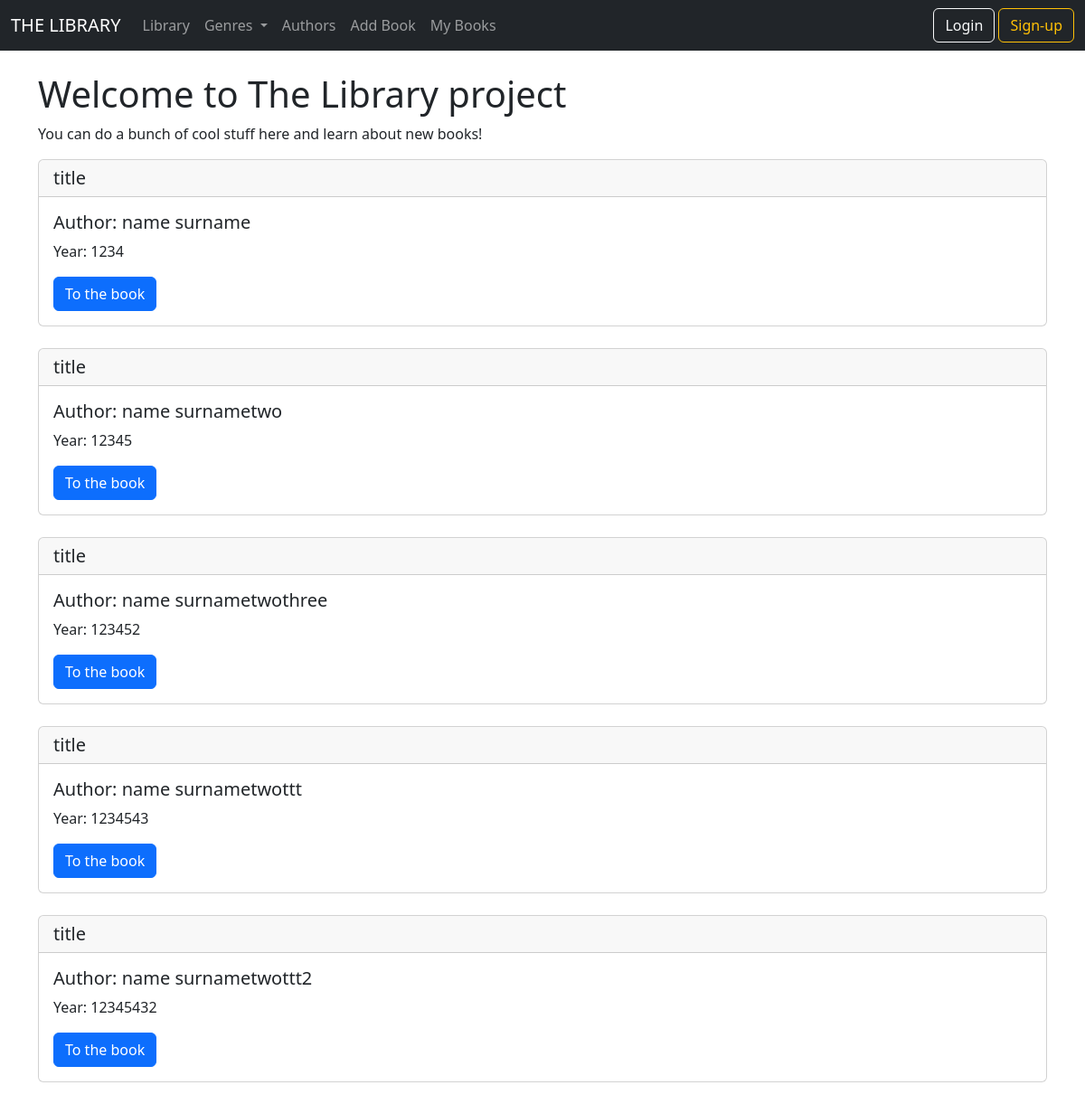
Page /home on the earlier database version.
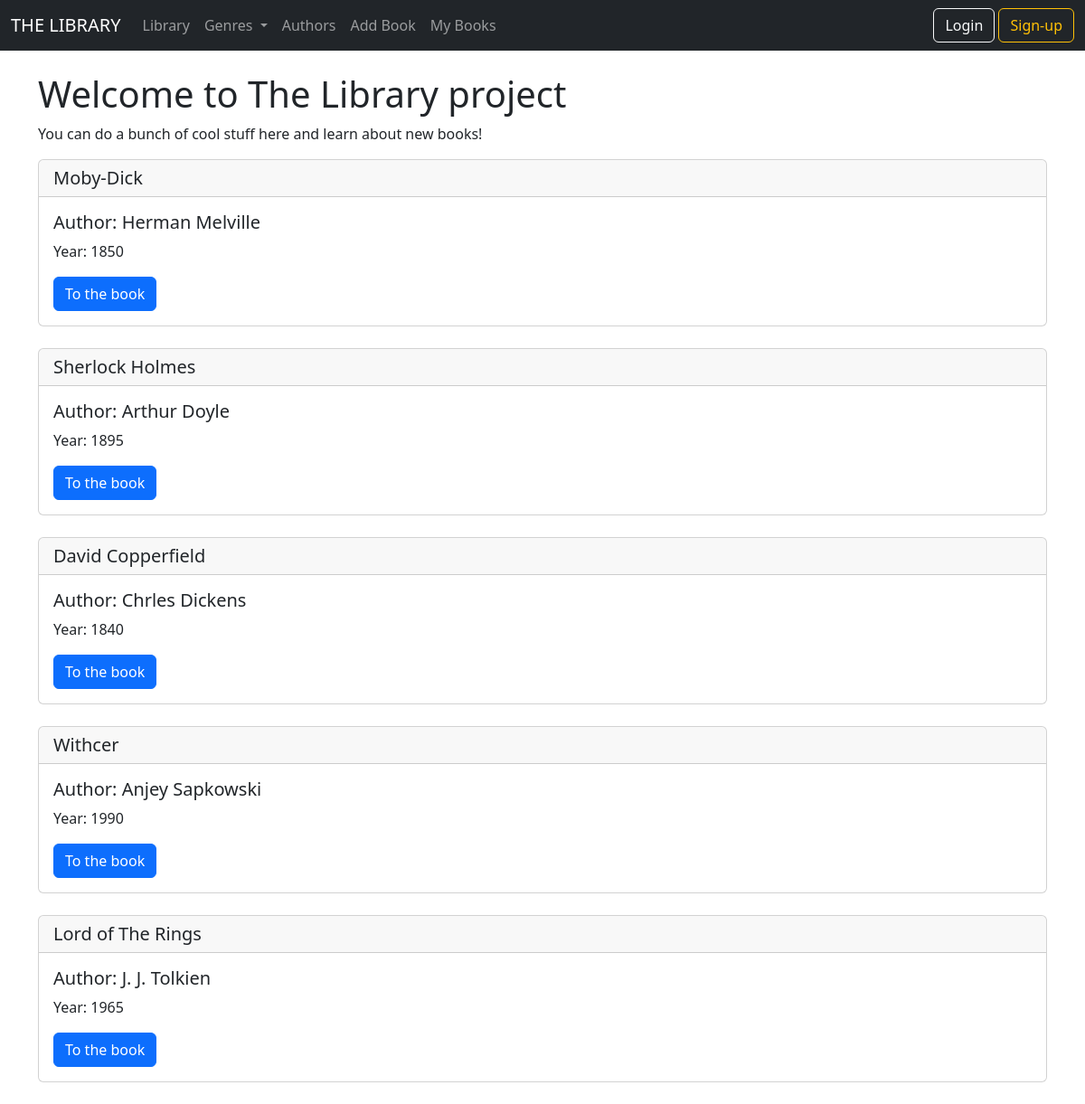
Same page on the later database version.
### models/db_models.py (models this page shows)
class Book(db.Model):
    id = db.Column(db.Integer, primary_key=True)
    title = db.Column(db.String(100), nullable=False, unique=False)
    author_name = db.Column(db.String(100), nullable=False, unique=False)
    author_surname = db.Column(db.String(100), nullable=True, unique=False)
    year = db.Column(db.String(100), nullable=False, unique=False)
    reviews = db.relationship("Review", backref='reviewed_book')

### main.py (the view)
@app.route('/home')
def home():
    books = Book.query.order_by(Book.id)
    return render_template("home.html", books=books)

### templates/home.html
{% extends 'base.html'%}
{% block content %}
<br>
<h1>Welcome to The Library project</h1>
<p>You can do a bunch of cool stuff here and learn about new books!</p>
    {% for book in books %}
    <div class="card">
      <h5 class="card-header"> {{book.title}}</h5>
      <div class="card-body">
        <h5 class="card-title">Author: {{book.author_name}} {{book.author_surname}}</h5>
        <p class="card-text">Year: {{book.year}}</p>
        <a href={{url_for('book', id=book.id)}}  class="btn btn-primary">To the book</a>
      </div>
    </div>
    <br>
    {% endfor %}
{% endblock %}

### templates/base.html (shortened to what this page needs)
<!doctype html>
<html lang="en">
  <head>
    <link href="https://cdn.jsdelivr.net/npm/bootstrap@5.3.0-alpha1/dist/css/bootstrap.min.css" rel="stylesheet">
  </head>
  <body>
  {% include "navbar.html" %}
  <div class="container">
    {%block content%}
    {% endblock %}
  </div>
  </body>
</html>

### templates/navbar.html (shortened to what this page needs)
<nav class="navbar navbar-expand-lg bg-dark navbar-dark">
  <div class="container-fluid">
    <a class="navbar-brand" href="{{url_for('home')}}">THE LIBRARY</a>
    <div class="collapse navbar-collapse" id="navbarSupportedContent">
      <ul class="navbar-nav me-auto mb-2 mb-lg-0">
        <li class="nav-item">
          <a class="nav-link" aria-current="page" href="{{url_for('home')}}">Library</a>
        </li>
        <li class="nav-item dropdown">
          <a class="nav-link dropdown-toggle" href="#" role="button" data-bs-toggle="dropdown" aria-expanded="false">
            Genres
          </a>
        </li>
        <li class="nav-item">
          <a class="nav-link" href="{{url_for('authors')}}">Authors</a>
        </li>
        <li class="nav-item">
          <a class="nav-link" href="{{url_for('addbook')}}">Add Book</a>
        </li>
        <li class="nav-item">
          <a class="nav-link" href="{{url_for('my_books')}}">My Books</a>
        </li>
      </ul>
      <ul class="nav justify-content-end">
      <li class="nav-item">
        {%if current_user.is_authenticated %}
        <a href="{{url_for('logout')}}"><button class="btn btn-outline-danger" type="submit">Logout</button></a>
        {% else %}
        <a href="{{url_for('login')}}"><button class="btn btn-outline-light" type="submit">Login</button></a>
        <a href="{{url_for('signup')}}"><button type="button" class="btn btn-outline-warning">Sign-up</button></a>
        {% endif %}
      </li>
      </ul>
    </div>
  </div>
</nav>

Differences in the rows shown:
removed Book: title "title", author_name "name", author_surname "surname", year "1234"
removed Book: title "title", author_name "name", author_surname "surnametwo", year "12345"
removed Book: title "title", author_name "name", author_surname "surnametwothree", year "123452"
removed Book: title "title", author_name "name", author_surname "surnametwottt2", year "12345432"
added Book: title "Moby-Dick", author_name "Herman", author_surname "Melville", year "1850"
added Book: title "Sherlock Holmes", author_name "Arthur", author_surname "Doyle", year "1895"
added Book: title "David Copperfield", author_name "Chrles", author_surname "Dickens", year "1840"
changed Book: title "title" → "Withcer"; author_name "name" → "Anjey"; author_surname "surnametwottt" → "Sapkowski"; year "1234543" → "1990"
added Book: title "Lord of The Rings", author_name "J. J.", author_surname "Tolkien", year "1965"
